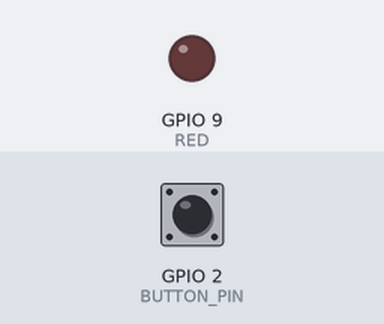
The sketch below on a simulated ESP32-S3. Shown: output pins drawn as LEDs (lit = HIGH). The test bench sets the inputs (shaded band); at power-on: GPIO 2 (BUTTON_PIN) LOW. I2S audio is not simulated (input reads silence); what the sketch prints to the serial monitor is not drawn.

Above: at 4.2 s.
4.3 s: GPIO 2 (BUTTON_PIN) pulled HIGH for 1 s
At 5.8 s:
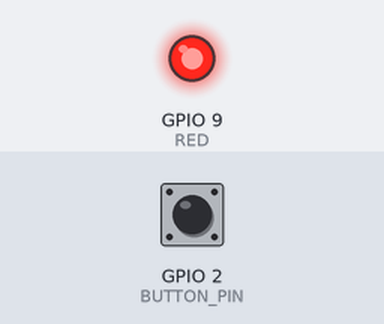
Timing chart, 0 to 16.5 s (numbered marks = the images above; inputs shaded):
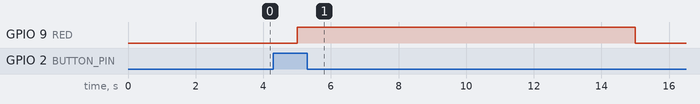

Measured:
- after the input at 4.3 s, GPIO 9 (RED): LOW → HIGH after 0.70 s, → LOW 10.0 s later

The sketch:

Button_Mic_Module.ino
```cpp
#include <driver/i2s.h>

/*
Pinout for each board:

ESP32-S3

WS -> 6
SD -> 5
SCK -> 4

Button -> 21
*/

#define I2S_WS 6
#define I2S_SD 5
#define I2S_SCK 4
#define I2S_PORT I2S_NUM_0

#define BUTTON_PIN 2
#define RED 9

#define RECORD_TIME 10

// Define input buffer length
#define bufferLen 512
int16_t sBuffer[bufferLen];

void i2s_install() {
  // Set up I2S Processor configuration
  const i2s_config_t i2s_config = {
    .mode = i2s_mode_t(I2S_MODE_MASTER | I2S_MODE_RX),
    .sample_rate = 44100,
    .bits_per_sample = i2s_bits_per_sample_t(16),
    .channel_format = I2S_CHANNEL_FMT_ONLY_LEFT,
    .communication_format = i2s_comm_format_t(I2S_COMM_FORMAT_STAND_I2S),
    .intr_alloc_flags = 0,
    .dma_buf_count = 8,
    .dma_buf_len = bufferLen,
    .use_apll = false
  };

  i2s_driver_install(I2S_PORT, &i2s_config, 0, NULL);
}

void i2s_setpin() {
  // Set I2S pin configuration
  const i2s_pin_config_t pin_config = {
    .bck_io_num = I2S_SCK,
    .ws_io_num = I2S_WS,
    .data_out_num = -1,
    .data_in_num = I2S_SD
  };

  i2s_set_pin(I2S_PORT, &pin_config);
}

void setup() {
  Serial.begin(115200);

  delay(1000);

  pinMode(BUTTON_PIN, INPUT_PULLDOWN);

  delay(500);

  i2s_install();
  i2s_setpin();
  i2s_start(I2S_PORT);

  delay(500);

  pinMode(RED, OUTPUT);

  delay(500);

  digitalWrite(RED, 0);

  delay(500);
}

void loop() {
  Serial.println(digitalRead(BUTTON_PIN));

  if (digitalRead(BUTTON_PIN) == 1)
  {
    unsigned long starttime = millis();

    while (millis() - starttime <= RECORD_TIME * 1000)
    {
      // Enable LED
      digitalWrite(RED, HIGH);

      Serial.println(digitalRead(BUTTON_PIN));
      Serial.print(" ");
      Serial.print(-3000);
      Serial.print(" ");
      Serial.print(3000);
      Serial.print(" ");

      // Get I2S data and place in data buffer
      size_t bytesIn = 0;
      esp_err_t result = i2s_read(I2S_PORT, &sBuffer, bufferLen, &bytesIn, portMAX_DELAY);

      if (result == ESP_OK)
      {
        // Read I2S data buffer
        int16_t samples_read = bytesIn / 8;
        if (samples_read > 0) {
          float mean = 0;
          for (int16_t i = 0; i < samples_read; ++i) {
            mean += (sBuffer[i]);
          }

          // Average the data reading
          mean /= samples_read;

          // Print to serial plotter
          Serial.println(mean);
        }
      }
    }

    // Disable LED
    digitalWrite(RED, 0);
  }

  delay(1000);
}
```
